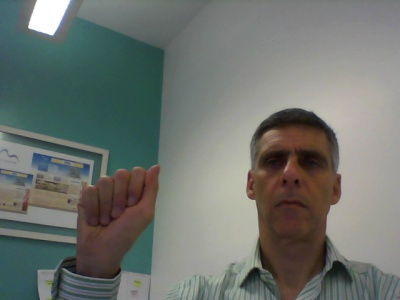
#> input picture images/Letra A/original/2016-10-04T14.38.20frame_s.jpg, 400 x 300 px, given in place of the camera
$ python hand_annotation.py   (Python 2 division)   (older library calls are emulated)
#> lines starting #> are read from the running program, lines starting #| are printed output that depends on the picture; after the words box and inside, x2 and y2 are one past the last pixel; in counts of white or black regions, pixels touching at a corner belong together
"""
    This script is created for facilitate the creation of datasets
together with the other scripts in this package, it is possible to train
cascade classifiers based on OpenCV Framework.

    Usage is exaplained using "-h" or "--help" when excuting the script

    @Output
        Images ending with:
            _c.jpg are marked images for users to view the annotation results
                When done all can be deleted safely, suggested solution:
                [Unix-like OS] rm *._c.jpg
                [Windows OS] del *._c.jpg
            _s.jpg are the actual images produced for the dataset and saved on
                the json file.
        Json file:
            Used for the sample preparation script, it describes where are the
            images relative to its path and where are the objects of interest
            (bounding boxes).
"""

import argparse
import imutils
import cv2
import sys
import numpy as np
from os import path
from datetime import datetime as d

from enums import PRESET_SCAN_POINTS


def countours_solution(img):
    kernel_op = np.ones((5, 5), np.uint8)
    opening = cv2.morphologyEx(img, cv2.MORPH_DILATE, kernel_op)

    blur = cv2.GaussianBlur(opening, (5, 5), 0)

    ret, thresh1 = cv2.threshold(
        blur, 100, 255, cv2.THRESH_BINARY + cv2.THRESH_OTSU)

    cv2.imshow("Countours after filters", thresh1)

    a, contours, hierarchy = cv2.findContours(thresh1,
                                              cv2.RETR_TREE,
                                              cv2.CHAIN_APPROX_SIMPLE)
    if len(contours) == 0:
        return ((0, 0), (0, 0))

    # Find the larggest countour
    max_area = cv2.contourArea(contours[0])
    ci = 0
    for i in range(1, len(contours)):
        area = cv2.contourArea(contours[i])
        if(area > max_area):
            max_area = area
            ci = i

    x, y, w, h = cv2.boundingRect(contours[ci])
    rect = ((x, y), (x + w, y + h))
    return rect


def add_description(folder, original_frame, frame, rect):
    """
        This function is responsible for saving the photos and
    formating a new entry for the json file.
    """

    name = d.now().isoformat()[:19]
    name = name.replace(":", ".")

    marked_name_path = name + "frame_c.jpg"
    nomark_name_path = name + "frame_s.jpg"

    marked_name_path = path.join(folder, marked_name_path)
    nomark_name_path = path.join(folder, nomark_name_path)

    ok = cv2.imwrite(nomark_name_path, original_frame)
    ok2 = cv2.imwrite(marked_name_path, frame)

    if not (ok and ok2):
        print "ERROR COULD NOT SAVE THE IMAGE"
    return {
        "file_name": nomark_name_path,
        "box": rect
    }


def get_color_filter(camera, points=PRESET_SCAN_POINTS):
    cv2.destroyAllWindows()
    key = 0
    while(key != 13):
        _, image = camera.read()
#> image is the input picture: shape (300, 400, 3); mean B, G, R 110.2, 115.5, 110.7
        image = imutils.resize(image, width=400)
        for p in points:
            cv2.rectangle(image, p[0], p[1], (0, 0, 255), 1)
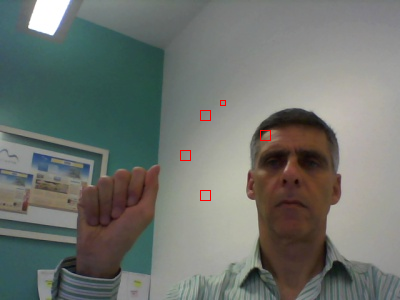
#> image: shape (300, 400, 3); 0.15% of pixels changed, all inside (x1, y1, x2, y2) = (180, 100, 271, 201)
        cv2.destroyWindow("Center the object over the dots")
        cv2.imshow("Center the object over the dots", image)
        key = cv2.waitKey(0)
#> (key Esc is pressed here)

    lab = cv2.cvtColor(image, cv2.COLOR_BGR2LAB)
#> lab: shape (300, 400, 3); mean of channels 0, 1, 2 121.8, 125.7, 130.8
    color_filter = {"max": [255, 0, 0], "min": [0, 255, 255]}

    for p in points:
        cut = lab[p[0][1]:p[1][1], p[0][0]:p[1][0]]
        for line in cut:
            for pixel in line:
                for i in range(1, len(pixel)):
                    if color_filter["max"][i] < pixel[i]:
                        color_filter["max"][i] = pixel[i]
                    elif color_filter["min"][i] > pixel[i]:
                        color_filter["min"][i] = pixel[i]
#> after the loop, color_filter = {'max': [255, 208, 195], 'min': [0, 123, 127]}

    color_filter["max"] = np.array(color_filter["max"], dtype='uint8')
    color_filter["min"] = np.array(color_filter["min"], dtype='uint8')
    cv2.destroyAllWindows()
    return color_filter


def set_environment(args):
    name = d.now().isoformat()[:19] + " " + args["name"] + ".json"
    name = name.replace(":", ".")
    folder = path.abspath(args["folder"])
    name = path.join(folder, name)
    return (name, folder)


def save_annotation(name, data_list):
    import json
    f = open(name, "w")
    json.dump(data_list, f)
    f.close()


def parse_args():
    # construct the argument parse and parse the arguments
    ap = argparse.ArgumentParser()

    ap.add_argument("-name", type=str, default="save",
                    help="String to add to the JSON filename, default is "
                    "'save'")

    ap.add_argument("-folder", type=str, default=".",
                    help="folder to save the generated files, default"
                    " is current dir")

    return vars(ap.parse_args())


if __name__ == "__main__":

    args = parse_args()

    json_name, folder_path = set_environment(args)
    json_data = []

    print "[INFO] Starting the application"

    camera = cv2.VideoCapture(0)

    color_filter = get_color_filter(camera)
#> color_filter = {'max': [255, 208, 195], 'min': [0, 123, 127]}

    subMOG2 = cv2.createBackgroundSubtractorMOG2()
    cv2.ocl.setUseOpenCL(False)
    maskMOG2 = None
    learn = 0.5
    while True:
        _, image = camera.read()
        frame = imutils.resize(image, width=400)

        maskMOG2 = subMOG2.apply(frame, maskMOG2, learn)
#> maskMOG2: shape (300, 400); every value is 127
        back_frame = cv2.bitwise_and(frame, frame, mask=maskMOG2)

        frame_lab = cv2.cvtColor(back_frame, cv2.COLOR_BGR2LAB)
#> frame_lab: shape (300, 400, 3); mean of channels 0, 1, 2 121.8, 125.6, 130.7
        mask = cv2.inRange(frame_lab, color_filter["min"], color_filter['max'])
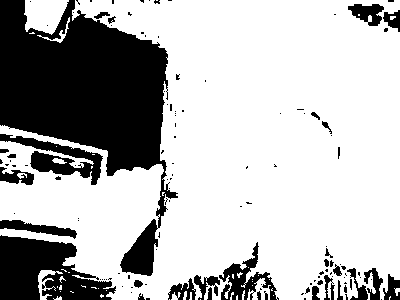
#> mask: shape (300, 400); 71.6% white; 127 black regions (94 under 20 px), largest, box (x1, y1, x2, y2) and area: (0, 0, 178, 276) 21889, (0, 235, 116, 300) 4877, (0, 134, 103, 185) 1816

        rect = countours_solution(mask)
#> in countours_solution, `opening = cv2.morphologyEx(img, cv2.MORPH_DILATE, kernel_op)`:
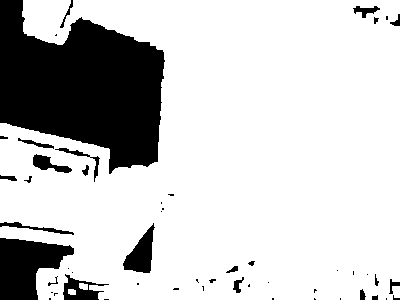
#> opening: shape (300, 400); 79.5% white; 52 black regions (28 under 20 px), largest, box (x1, y1, x2, y2) and area: (0, 0, 165, 174) 18564, (0, 238, 74, 300) 2936, (123, 223, 155, 273) 819
#> in countours_solution, `blur = cv2.GaussianBlur(opening, (5, 5), 0)`:
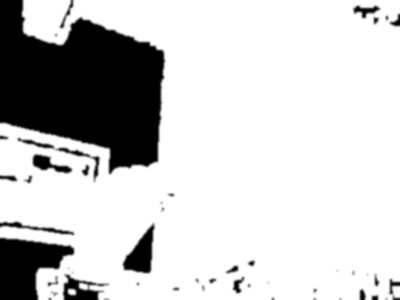
#> blur: shape (300, 400); min 0, max 255, mean 202.6
#> in countours_solution, `ret, thresh1 = cv2.threshold( blur, 100, 255, cv2.THRESH_BINARY + cv2...`:
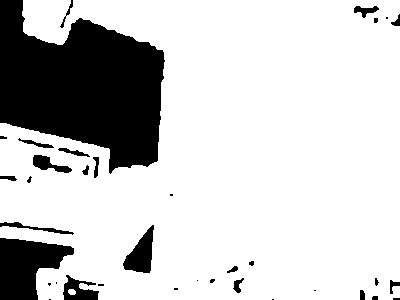
#> thresh1: shape (300, 400); 79.6% white; 36 black regions (15 under 20 px)
#> in countours_solution, `ret, thresh1 = cv2.threshold( blur, 100, 255, cv2.THRESH_BINARY + cv2...`: ret = 130
#> in countours_solution, `a, contours, hierarchy = cv2.findContours(thresh1, cv2.RETR_TREE, cv2...`: contours = 25 contours, 8 with area under 20; largest, box (x1, y1, x2, y2) and area: (0, 0, 400, 300) 96319, (122, 224, 155, 274) 874, (32, 154, 73, 174) 378, (353, 5, 380, 19) 178, (17, 137, 55, 149) 148
#> in countours_solution, `max_area = cv2.contourArea(contours[0])`: max_area = 30
#> the loop in countours_solution, `for i in range(1, len(contours)):` made 24 passes
#> (area, max_area, ci) on pass 1: (96319, 96319, 1)
#> area on passes 8 to 13: 22.5, 29.5, 101.5, 52.5, 27.5, 874.5
#> after the loop in countours_solution, `for i in range(1, len(contours)):`: ci = 1; max_area = 96319
#> in countours_solution, `x, y, w, h = cv2.boundingRect(contours[ci])`: x = 0; w = 400; h = 300
#> in countours_solution, `rect = ((x, y), (x + w, y + h))`: rect = ((0, 0), (400, 300))
#> rect = ((0, 0), (400, 300))
        original_frame = frame.copy()
        cv2.rectangle(frame, rect[0], rect[1], (0, 0, 255), 1)
        cv2.imshow("FINAL", frame)

        while(True):
            key = cv2.waitKey(0)
#> (key Esc is pressed here)
            if key == 27:  # 'esc'
                save_annotation(json_name, json_data)
                cv2.destroyAllWindows()
                sys.exit()
#> (the program exits here)

$ run again, on images/Letra A/original/2016-10-17T08.50.39frame_s.jpg
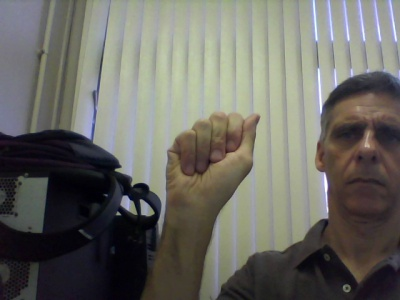
#> input picture images/Letra A/original/2016-10-17T08.50.39frame_s.jpg, 400 x 300 px, given in place of the camera
#> in get_color_filter, image is the input picture: shape (300, 400, 3); mean B, G, R 99.5, 106.2, 107.1
#> after the loop in get_color_filter, `for p in points:`:
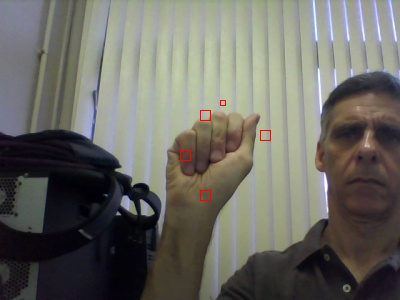
#> image: shape (300, 400, 3); 0.15% of pixels changed, all inside (x1, y1, x2, y2) = (180, 100, 271, 201)
#> lab: shape (300, 400, 3); mean of channels 0, 1, 2 111.1, 127.6, 131.9
#> after the loop in get_color_filter, `for p in points:`: color_filter = {'max': [255, 208, 195], 'min': [0, 118, 126]}
#> maskMOG2: shape (300, 400); every value is 127
#> frame_lab: shape (300, 400, 3); mean of channels 0, 1, 2 111.1, 127.4, 131.8
#> mask: shape (300, 400); 77.1% white; 157 black regions (104 under 20 px), largest, box (x1, y1, x2, y2) and area: (0, 0, 167, 300) 17245, (314, 247, 400, 300) 1840, (315, 64, 400, 127) 1790
#> opening: shape (300, 400); 88% white; 59 black regions (33 under 20 px), largest, box (x1, y1, x2, y2) and area: (38, 182, 133, 300) 4085, (0, 0, 40, 145) 3815, (0, 80, 117, 176) 2221
#> in countours_solution, `ret, thresh1 = cv2.threshold( blur, 100, 255, cv2.THRESH_BINARY + cv2...`:
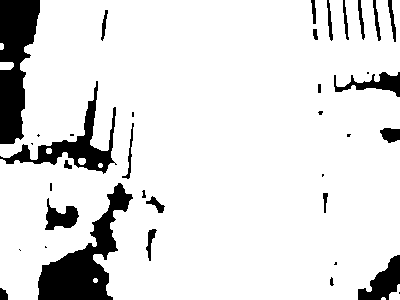
#> thresh1: shape (300, 400); 88.2% white; 37 black regions (13 under 20 px)
#> ret = 136
#> contours = 34 contours, 16 with area under 20; largest, box (x1, y1, x2, y2) and area: (0, 0, 400, 300) 105426, (44, 197, 80, 231) 642, (121, 122, 135, 180) 200, (145, 228, 158, 262) 178, (145, 195, 166, 214) 152
#> in countours_solution, `max_area = cv2.contourArea(contours[0])`: max_area = 7
#> the loop in countours_solution, `for i in range(1, len(contours)):` made 33 passes
#> (area, max_area) on passes 1, 6, 8: (82, 82), (86, 86), (105426, 105426)
#> after the loop in countours_solution, `for i in range(1, len(contours)):`: ci = 8; max_area = 105426
#> x = 0; w = 400; h = 300
#> in countours_solution, `rect = ((x, y), (x + w, y + h))`: rect = ((0, 0), (400, 300))
